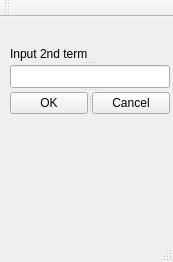
<?xml version="1.0" encoding="UTF-8"?>
<ui version="4.0">
 <class>Another</class>
 <widget class="QMainWindow" name="Another">
  <property name="geometry">
   <rect>
    <x>0</x>
    <y>0</y>
    <width>173</width>
    <height>262</height>
   </rect>
  </property>
  <property name="windowTitle">
   <string>MainWindow</string>
  </property>
  <widget class="QWidget" name="centralwidget">
   <widget class="QSplitter" name="splitter_2">
    <property name="geometry">
     <rect>
      <x>10</x>
      <y>30</y>
      <width>160</width>
      <height>67</height>
     </rect>
    </property>
    <property name="orientation">
     <enum>Qt::Vertical</enum>
    </property>
    <widget class="QLabel" name="label2">
     <property name="text">
      <string>Input 2nd term</string>
     </property>
    </widget>
    <widget class="QLineEdit" name="lineEdit2"/>
    <widget class="QSplitter" name="splitter">
     <property name="orientation">
      <enum>Qt::Horizontal</enum>
     </property>
     <widget class="QPushButton" name="pushButton3">
      <property name="text">
       <string>OK</string>
      </property>
     </widget>
     <widget class="QPushButton" name="pushButton4">
      <property name="text">
       <string>Cancel</string>
      </property>
     </widget>
    </widget>
   </widget>
  </widget>
  <widget class="QMenuBar" name="menubar">
   <property name="geometry">
    <rect>
     <x>0</x>
     <y>0</y>
     <width>173</width>
     <height>22</height>
    </rect>
   </property>
  </widget>
  <widget class="QStatusBar" name="statusbar"/>
  <widget class="QToolBar" name="toolBar">
   <property name="windowTitle">
    <string>toolBar</string>
   </property>
   <attribute name="toolBarArea">
    <enum>TopToolBarArea</enum>
   </attribute>
   <attribute name="toolBarBreak">
    <bool>false</bool>
   </attribute>
  </widget>
 </widget>
 <resources/>
 <connections/>
</ui>
